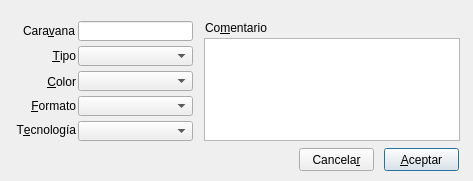
<?xml version="1.0" encoding="UTF-8"?>
<ui version="4.0">
 <class>dlgIngresoCaravanas</class>
 <widget class="QDialog" name="dlgIngresoCaravanas">
  <property name="geometry">
   <rect>
    <x>0</x>
    <y>0</y>
    <width>473</width>
    <height>181</height>
   </rect>
  </property>
  <property name="windowTitle">
   <string>Ingreso de Caravanas</string>
  </property>
  <property name="windowIcon">
   <iconset>
    <normaloff>Ganado.ico</normaloff>Ganado.ico</iconset>
  </property>
  <widget class="QPushButton" name="btnCancel">
   <property name="geometry">
    <rect>
     <x>299</x>
     <y>148</y>
     <width>75</width>
     <height>23</height>
    </rect>
   </property>
   <property name="text">
    <string>Cancela&amp;r</string>
   </property>
  </widget>
  <widget class="QPushButton" name="btnOk">
   <property name="geometry">
    <rect>
     <x>384</x>
     <y>148</y>
     <width>75</width>
     <height>23</height>
    </rect>
   </property>
   <property name="text">
    <string>&amp;Aceptar</string>
   </property>
   <property name="default">
    <bool>true</bool>
   </property>
  </widget>
  <widget class="QPlainTextEdit" name="pteComentario">
   <property name="geometry">
    <rect>
     <x>204</x>
     <y>38</y>
     <width>256</width>
     <height>103</height>
    </rect>
   </property>
   <property name="tabChangesFocus">
    <bool>true</bool>
   </property>
  </widget>
  <widget class="QLabel" name="lblComentario">
   <property name="geometry">
    <rect>
     <x>205</x>
     <y>20</y>
     <width>71</width>
     <height>16</height>
    </rect>
   </property>
   <property name="text">
    <string>Co&amp;mentario</string>
   </property>
   <property name="buddy">
    <cstring>pteComentario</cstring>
   </property>
  </widget>
  <widget class="QLineEdit" name="txtId">
   <property name="geometry">
    <rect>
     <x>78</x>
     <y>21</y>
     <width>115</width>
     <height>20</height>
    </rect>
   </property>
   <property name="text">
    <string/>
   </property>
  </widget>
  <widget class="QLabel" name="lblTecnologia">
   <property name="geometry">
    <rect>
     <x>13</x>
     <y>121</y>
     <width>63</width>
     <height>17</height>
    </rect>
   </property>
   <property name="text">
    <string>T&amp;ecnología</string>
   </property>
   <property name="alignment">
    <set>Qt::AlignRight|Qt::AlignTrailing|Qt::AlignVCenter</set>
   </property>
   <property name="buddy">
    <cstring>cboTecnologia</cstring>
   </property>
  </widget>
  <widget class="QLabel" name="lblFormato">
   <property name="geometry">
    <rect>
     <x>21</x>
     <y>98</y>
     <width>55</width>
     <height>16</height>
    </rect>
   </property>
   <property name="text">
    <string>&amp;Formato</string>
   </property>
   <property name="alignment">
    <set>Qt::AlignRight|Qt::AlignTrailing|Qt::AlignVCenter</set>
   </property>
   <property name="buddy">
    <cstring>cboFormato</cstring>
   </property>
  </widget>
  <widget class="QLabel" name="lblColor">
   <property name="geometry">
    <rect>
     <x>21</x>
     <y>73</y>
     <width>55</width>
     <height>17</height>
    </rect>
   </property>
   <property name="text">
    <string>&amp;Color</string>
   </property>
   <property name="alignment">
    <set>Qt::AlignRight|Qt::AlignTrailing|Qt::AlignVCenter</set>
   </property>
   <property name="buddy">
    <cstring>cboColor</cstring>
   </property>
  </widget>
  <widget class="QLabel" name="lblTipo">
   <property name="geometry">
    <rect>
     <x>21</x>
     <y>47</y>
     <width>55</width>
     <height>18</height>
    </rect>
   </property>
   <property name="text">
    <string>&amp;Tipo</string>
   </property>
   <property name="alignment">
    <set>Qt::AlignRight|Qt::AlignTrailing|Qt::AlignVCenter</set>
   </property>
   <property name="buddy">
    <cstring>cboTipo</cstring>
   </property>
  </widget>
  <widget class="ComboTabla" name="cboTipo">
   <property name="geometry">
    <rect>
     <x>78</x>
     <y>46</y>
     <width>115</width>
     <height>20</height>
    </rect>
   </property>
  </widget>
  <widget class="ComboTabla" name="cboTecnologia">
   <property name="geometry">
    <rect>
     <x>78</x>
     <y>121</y>
     <width>115</width>
     <height>20</height>
    </rect>
   </property>
  </widget>
  <widget class="ComboTabla" name="cboColor">
   <property name="geometry">
    <rect>
     <x>78</x>
     <y>71</y>
     <width>115</width>
     <height>20</height>
    </rect>
   </property>
  </widget>
  <widget class="ComboTabla" name="cboFormato">
   <property name="geometry">
    <rect>
     <x>78</x>
     <y>96</y>
     <width>115</width>
     <height>20</height>
    </rect>
   </property>
  </widget>
  <widget class="QLabel" name="lblCaravana">
   <property name="geometry">
    <rect>
     <x>20</x>
     <y>23</y>
     <width>55</width>
     <height>16</height>
    </rect>
   </property>
   <property name="text">
    <string>Cara&amp;vana</string>
   </property>
   <property name="alignment">
    <set>Qt::AlignRight|Qt::AlignTrailing|Qt::AlignVCenter</set>
   </property>
   <property name="buddy">
    <cstring>cboTipo</cstring>
   </property>
  </widget>
 </widget>
 <customwidgets>
  <customwidget>
   <class>ComboTabla</class>
   <extends>QComboBox</extends>
   <header>ui.comboTabla</header>
  </customwidget>
 </customwidgets>
 <tabstops>
  <tabstop>cboTipo</tabstop>
  <tabstop>cboColor</tabstop>
  <tabstop>cboFormato</tabstop>
  <tabstop>cboTecnologia</tabstop>
  <tabstop>txtId</tabstop>
  <tabstop>pteComentario</tabstop>
  <tabstop>btnCancel</tabstop>
  <tabstop>btnOk</tabstop>
 </tabstops>
 <resources/>
 <connections/>
</ui>
